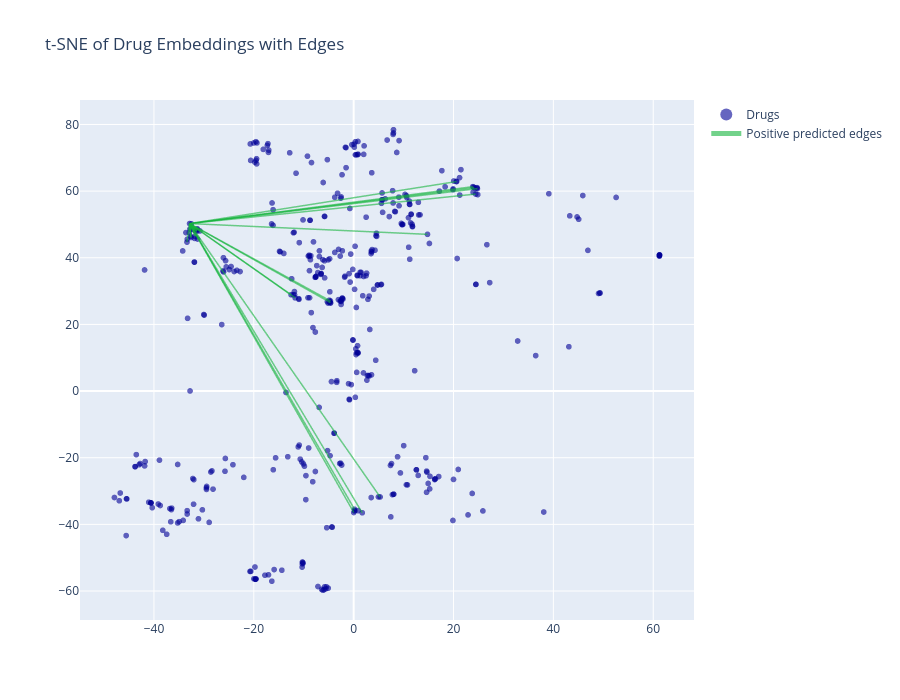

Notebook source saved alongside this figure:
### Code cell
import numpy as np
import plotly.graph_objects as go

# Assume:
# - embedding: DataFrame with index = Drug IDs, columns ['TSNE-1', 'TSNE-2']
# - edge_pairs: list of (src_id, dst_id) using reversed_node_id_map (strings/IDs in embedding.index)
# - predicted_labels: np.array of 0/1 for each edge in edge_pairs
# - probs: np.array of probabilities for each edge in edge_pairs

# 1) Base scatter of nodes
node_x = embedding["TSNE-1"].values
node_y = embedding["TSNE-2"].values
node_ids = embedding.index.astype(str).tolist()


fig = go.Figure()
fig.add_trace(
    go.Scattergl(
        x=node_x,
        y=node_y,
        mode="markers",
        marker=dict(size=6, color="rgba(0,0,150,0.6)"),
        text=node_ids,
        customdata=customdata,
        hovertemplate=hovertemplate,
        name="Drugs",
    )
)

# 2) Edge lines: draw as separate traces for positives vs negatives
# Build arrays of line segments for efficiency
pos_x, pos_y = [], []
neg_x, neg_y = [], []

# Optional: color edges by probability using a continuous colormap
use_continuous_color = False

for (src, dst), pl, p in zip(edge_pairs, predicted_labels, probs):
    # Skip edges if either endpoint missing from embedding
    if src not in embedding.index or dst not in embedding.index:
        continue
    x0, y0 = embedding.loc[src, ["TSNE-1", "TSNE-2"]]
    x1, y1 = embedding.loc[dst, ["TSNE-1", "TSNE-2"]]
    if use_continuous_color:
        # Add as individual trace colored by prob (more flexible but heavier for many edges)
        fig.add_trace(
            go.Scattergl(
                x=[x0, x1],
                y=[y0, y1],
                mode="lines",
                line=dict(width=1.5, color=px.colors.sample_colorscale("Viridis", [p])[0]),
                hovertemplate=f"Edge: {src} — {dst}<br>Prob: {p:.3f}<extra></extra>",
                showlegend=False,
            )
        )
    else:
        if pl == 1:
            pos_x += [x0, x1, None]
            pos_y += [y0, y1, None]
        else:
            neg_x += [x0, x1, None]
            neg_y += [y0, y1, None]

if not use_continuous_color:
    # Positive edges
    fig.add_trace(
        go.Scattergl(
            x=pos_x,
            y=pos_y,
            mode="lines",
            line=dict(color="rgba(20,180,60,0.6)", width=1.5),  # crimson 'rgba(220,20,60,0.6)'
            name="Positive predicted edges",
            hoverinfo="skip",
        )
    )
    # Negative edges
    fig.add_trace(
        go.Scattergl(
            x=neg_x,
            y=neg_y,
            mode="lines",
            line=dict(color="rgba(220,20,60,0.85)", width=1.0),
            name="Negative predicted edges",
            hoverinfo="skip",
        )
    )

fig.update_layout(
    title="t-SNE of Drug Embeddings with Edges", width=900, height=700, legend=dict(itemsizing="constant")
)
fig.show()

### Figure 1 — Plotly figure (JSON) as saved in the notebook; plotly's stock layout.template omitted (floating-point values rounded to 4 significant figures; data arrays with more than 128 entries replaced by an {"elided": "..."} marker saying what was removed)
{"data": [{"customdata": {"elided": "444x3 mixed values"}, "hovertemplate": "Drug ID: %{text}<br>TSNE-1: %{x:.3f}<br>TSNE-2: %{y:.3f}<br>Drug Count: %{customdata[0]}<br>Pharma Class: %{customdata[1]}<br>Description: %{customdata[2]}<extra></extra>", "marker": {"color": "rgba(0,0,150,0.6)", "size": 6}, "mode": "markers", "name": "Drugs", "text": {"elided": "444 str values"}, "type": "scattergl", "x": {"elided": "444 float values"}, "y": {"elided": "444 float values"}}, {"hoverinfo": "skip", "line": {"color": "rgba(20,180,60,0.6)", "width": 1.5}, "mode": "lines", "name": "Positive predicted edges", "type": "scattergl", "x": [5.303, -32.87, null, 20.62, -32.87, null, -32.57, -32.87, null, 1.718, -32.87, null, -31.39, -32.87, null, -32.58, -32.87, null, -4.654, -32.87, null, -33.38, -32.87, null, -32.58, -32.87, null, -32.87, -32.67, null, -11.72, -32.87, null, 23.87, -32.87, null, -31.77, -32.87, null, -4.657, -32.87, null, 0.02213, -32.87, null, -31.39, -32.87, null, 24.78, -32.87, null, 24.14, -32.87, null, -31.34, -32.87, null, -31.87, -32.87, null, -32.87, -32.67, null, 0.1667, -32.87, null, -30.79, -32.87, null, -31.33, -32.87, null, -12.54, -32.87, null, 24.44, -32.87, null, 14.79, -32.87, null], "y": [-31.78, 50.27, null, 62.87, 50.27, null, 48.54, 50.27, null, -36.52, 50.27, null, 47.96, 50.27, null, 46.09, 50.27, null, 27.05, 50.27, null, 44.69, 50.27, null, 46.09, 50.27, null, 50.27, 46.45, null, 27.97, 50.27, null, 61.35, 50.27, null, 46.43, 50.27, null, 26.55, 50.27, null, -36.43, 50.27, null, 47.96, 50.27, null, 60.76, 50.27, null, 61.03, 50.27, null, 48.7, 50.27, null, 48.4, 50.27, null, 50.27, 46.45, null, -35.47, 50.27, null, 48.05, 50.27, null, 48.46, 50.27, null, 28.92, 50.27, null, 59.11, 50.27, null, 47.03, 50.27, null]}, {"hoverinfo": "skip", "line": {"color": "rgba(220,20,60,0.85)", "width": 1}, "mode": "lines", "name": "Negative predicted edges", "type": "scattergl", "x": [], "y": []}], "layout": {"height": 700, "legend": {"itemsizing": "constant"}, "title": {"text": "t-SNE of Drug Embeddings with Edges"}, "width": 900}}
